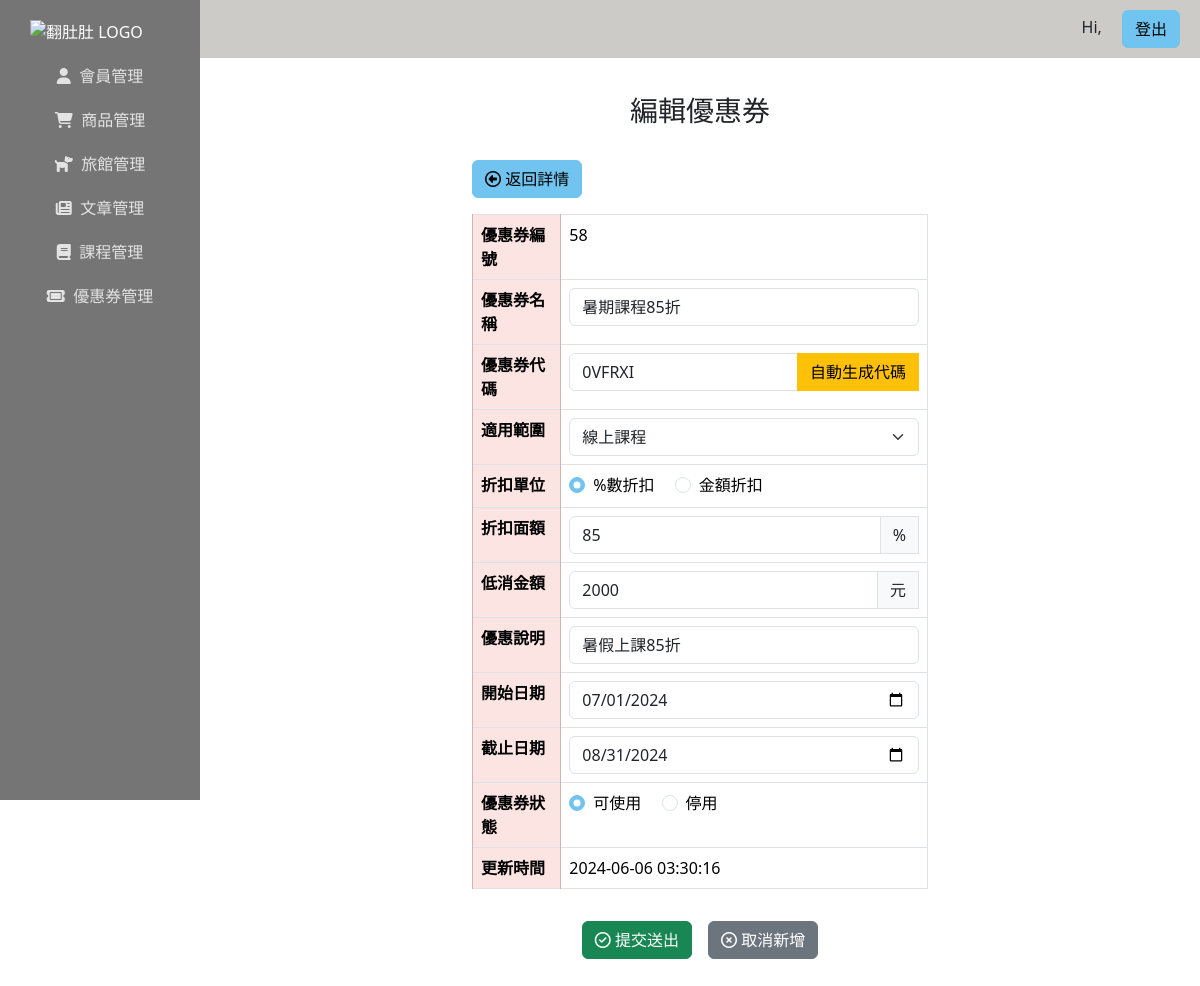
The page /coupon/update-coupon.php?id=58 on the database its author committed.
### tables this page shows
CREATE TABLE `coupons` (
  `id` int(6) UNSIGNED NOT NULL,
  `name` varchar(20) NOT NULL,
  `code` varchar(20) NOT NULL,
  `category` int(10) NOT NULL,
  `coupontype` varchar(10) NOT NULL,
  `value` decimal(5,0) NOT NULL,
  `description` varchar(50) NOT NULL,
  `min_limit` decimal(5,0) NOT NULL,
  `start_date` date NOT NULL,
  `end_date` date NOT NULL,
  `created_at` timestamp NOT NULL DEFAULT current_timestamp() ON UPDATE current_timestamp(),
  `status` int(5) NOT NULL DEFAULT 1
);

### coupon/update-coupon.php (the view, shortened to what this page needs)
<?php
require_once("../db_connect.php");
$conn->set_charset("utf8mb4");
$id = intval($_GET["id"]);
$sql = "SELECT coupons.*, coupons_category.name AS category_name FROM coupons
    JOIN coupons_category ON coupons.category = coupons_category.id WHERE coupons.id = $id";
$result = $conn->query($sql);
if ($result->num_rows > 0) {
    $row = $result->fetch_assoc();
} else {
    echo "未找到相關優惠券";
    exit;
}
?>
<!doctype html>
<html lang="en">
<head>
    <?php include("/xampp/htdocs/Fundodo/tools/common-head.php"); ?>
</head>
<body>
<div class="d-flex">
      <?php include("/xampp/htdocs/Fundodo/dashboard/dashboard-aside.php"); ?>
      <div class="w-100">
        <?php include("/xampp/htdocs/Fundodo/dashboard/dashboard-header.php"); ?>
        <div class="db_content">
        <div class="container">
        <h1 class="h3 text-center my-3">編輯優惠券</h1>
        <form id="couponForm" action="doUpdateCoupon.php" method="post">
            <div class="row justify-content-center">
                <div class="col-md-6">
                    <div class="my-3">
                        <a class="btn btn-primary " href="coupon.php?id=<?= $row["id"] ?>"> <i class="fa-regular fa-circle-left"></i> 返回詳情</a>
                    </div>
                    <table class="table table-bordered">
                        <tbody>
                            <tr>
                                <th class="table-danger">優惠券編號</th>
                                <td><?= $row["id"] ?></td>
                            </tr>
                            <tr>
                                <th class="table-danger">優惠券名稱</th>
                                <td>
                                    <input type="text" class="form-control" name="name" value="<?= $row["name"] ?>">
                                </td>
                            </tr>
                            <tr>
                                <th class="table-danger">優惠券代碼</th>
                                <td>
                                    <div class="input-group">
                                        <input type="text" id="code" class="form-control" name="code" value="<?= $row["code"] ?>">
                                        <button type="button" class="btn btn-warning" onclick="generateCode()">自動生成代碼</button>
                                    </div>
                                </td>
                            </tr>
                            <tr>
                                <th class="table-danger">適用範圍</th>
                                <td>
                                    <select class="form-select" name="category">
                                        <option value="3" <?= $row["category"] == 3 ? "selected" : "" ?>>線上課程</option>
                                    </select>
                                </td>
                            </tr>
                            <tr>
                                <th class="table-danger">折扣單位</th>
                                <td>
                                    <div class="form-check form-check-inline">
                                        <input class="form-check-input" type="radio" name="coupontype" id="inlineRadio1" value="%折扣" <?= $row["coupontype"] == "%折扣" ? "checked" : "" ?>>
                                        <label class="form-check-label" for="inlineRadio1">%數折扣</label>
                                    </div>
                                    <div class="form-check form-check-inline">
                                        <input class="form-check-input" type="radio" name="coupontype" id="inlineRadio2" value="固定金額" <?= $row["coupontype"] == "固定金額" ? "checked" : "" ?>>
                                        <label class="form-check-label" for="inlineRadio2">金額折扣</label>
                                    </div>
                                </td>
                            </tr>
                            <tr>
                                <th class="table-danger">折扣面額</th>
                                <td>
                                    <div class="input-group">
                                        <input type="text" class="form-control" placeholder="請輸入百分比或金額" aria-label="請輸入百分比或金額" aria-describedby="value_unit" name="value" id="value" value="<?= $row["value"] ?>">
                                        <span class="input-group-text" id="value_unit"><?= $row["coupontype"] == "%折扣" ? "%" : "元" ?></span>
                                    </div>
                                </td>
                            </tr>
                            <tr>
                                <th class="table-danger">低消金額</th>
                                <td>
                                    <div class="input-group">
                                        <input type="number" class="form-control" placeholder="請輸入限制低消金額" aria-label="請輸入限制低消金額" aria-describedby="min_limit_unit" name="min_limit" value="<?= $row["min_limit"] ?>">
                                        <span class="input-group-text" id="min_limit_unit">元</span>
                                    </div>
                                </td>
                            </tr>
                            <tr>
                                <th class="table-danger">優惠說明</th>
                                <td>
                                    <input type="text" class="form-control" name="description" value="<?= $row["description"] ?>">
                                </td>
                            </tr>
                            <tr>
                                <th class="table-danger">開始日期</th>
                                <td>
                                    <input type="date" class="form-control" id="start_date" name="start_date" value="<?= $row["start_date"] ?>">
                                </td>
                            </tr>
                            <tr>
                                <th class="table-danger">截止日期</th>
                                <td>
                                    <input type="date" class="form-control" id="end_date" name="end_date" value="<?= $row["end_date"] ?>">
                                </td>
                            </tr>
                            <tr>
                                <th class="table-danger">優惠券狀態</th>
                                <td>
                                    <div class="form-check form-check-inline">
                                        <input class="form-check-input" type="radio" name="status" id="inlineRadio1" value="1" <?= $row["status"] == 1 ? "checked" : "" ?>>
                                        <label class="form-check-label" for="inlineRadio1">可使用</label>
                                    </div>
                                    <div class="form-check form-check-inline">
                                        <input class="form-check-input" type="radio" name="status" id="inlineRadio2" value="0" <?= $row["status"] == 0 ? "checked" : "" ?>>
                                        <label class="form-check-label" for="inlineRadio2">停用</label>
                                    </div>
                                </td>
                            </tr>
                            <tr>
                                <th class="table-danger">更新時間</th>
                                <td><?= $row["created_at"] ?></td>
                            </tr>
                        </tbody>
                    </table>
                    <div class="d-flex justify-content-center w-100">
                        <button class="btn btn-success mt-3 mb-5 w-80 me-2" type="submit"><i class="fa-regular fa-circle-check"></i> 提交送出</button>
                        <a class="btn btn-secondary mt-3 mb-5 w-80 ms-2" href="coupons.php"> <i class="fa-regular fa-circle-xmark"></i> 取消新增</a>
                    </div>
                </div>
            </div>
        </form>
    </div>
        </div>
      </div>
    </div>
</body>
</html>

### rows shown on the page
coupons: id "58", name "暑期課程85折", code "0VFRXI", category "線上課程", coupontype "☑ %數折扣", coupontype "☐ 金額折扣", value "85", min_limit "2000", description "暑假上課85折", start_date "07/01/2024", end_date "08/31/2024", status "☑", created_at "2024-06-06 03:30:16"
